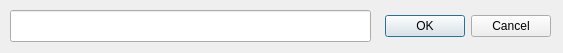
<?xml version="1.0" encoding="UTF-8"?>
<ui version="4.0">
 <class>LogSetting</class>
 <widget class="QDialog" name="LogSetting">
  <property name="geometry">
   <rect>
    <x>0</x>
    <y>0</y>
    <width>563</width>
    <height>53</height>
   </rect>
  </property>
  <property name="windowTitle">
   <string>Hasło</string>
  </property>
  <widget class="QDialogButtonBox" name="buttonBox">
   <property name="geometry">
    <rect>
     <x>370</x>
     <y>10</y>
     <width>181</width>
     <height>32</height>
    </rect>
   </property>
   <property name="orientation">
    <enum>Qt::Horizontal</enum>
   </property>
   <property name="standardButtons">
    <set>QDialogButtonBox::Cancel|QDialogButtonBox::Ok</set>
   </property>
  </widget>
  <widget class="QLineEdit" name="PasswordEdit">
   <property name="geometry">
    <rect>
     <x>10</x>
     <y>10</y>
     <width>361</width>
     <height>32</height>
    </rect>
   </property>
   <property name="echoMode">
    <enum>QLineEdit::Password</enum>
   </property>
  </widget>
 </widget>
 <resources/>
 <connections>
  <connection>
   <sender>buttonBox</sender>
   <signal>accepted()</signal>
   <receiver>LogSetting</receiver>
   <slot>accept()</slot>
   <hints>
    <hint type="sourcelabel">
     <x>248</x>
     <y>254</y>
    </hint>
    <hint type="destinationlabel">
     <x>157</x>
     <y>274</y>
    </hint>
   </hints>
  </connection>
  <connection>
   <sender>buttonBox</sender>
   <signal>rejected()</signal>
   <receiver>LogSetting</receiver>
   <slot>reject()</slot>
   <hints>
    <hint type="sourcelabel">
     <x>316</x>
     <y>260</y>
    </hint>
    <hint type="destinationlabel">
     <x>286</x>
     <y>274</y>
    </hint>
   </hints>
  </connection>
 </connections>
</ui>
